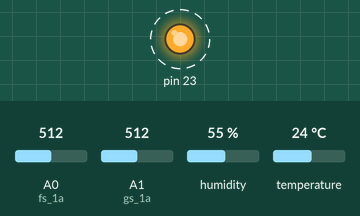
Simulated run of this sketch. Board: Arduino Mega 2560, built with avr-gcc and run on an emulated ATmega2560. Parts: output pins drawn as LEDs (lit = HIGH). Dashed ring = blinking. Inputs (shaded band) come from the test bench; at power-on: A1 (gs_1a) = 512, A0 (fs_1a) = 512, humidity 55 %, temperature 24 °C. Random numbers use the default seed unless the sketch sets one; what the sketch prints to the serial monitor is not drawn.

Above: at 1.2 s.
1.3 s: A1 (gs_1a) set to 637
7.6 s: A1 (gs_1a) set to 669
11.1 s: A0 (fs_1a) set to 109
17.4 s: A0 (fs_1a) set to 95
Timing chart, 0 to 22.0 s (numbered marks = the images above; inputs shaded):
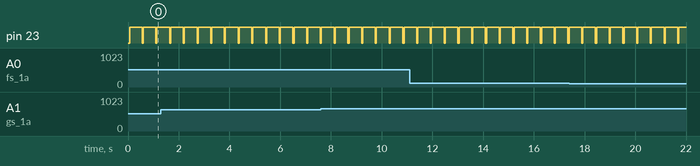

The sketch:

node_latest.ino
```cpp
//libraries
#include "DHT.h"

//pin definitions
#define DHTPIN 22        // Pin where the DHT22 data pin is connected
#define DHTTYPE DHT22   // Define sensor type


DHT dht(DHTPIN, DHTTYPE);
int fs_1a = A0; //fs_1 = flame sensor of node 1 analog pin
int gs_1a = A1; //gs_1 = gas sensor of node 1 analog pin


//value initialization
int gs_1a_val = 0;
int fs_1a_val = 0;

//backup
long randTemp;
long randHum;

void setup()
{
  Serial.begin(9600);

  //pin definition
  pinMode(DHTPIN, INPUT_PULLUP);
  pinMode(23, OUTPUT);

  dht.begin();
  Serial.println("DHT22 Sensor Reading...");
  randomSeed(analogRead(0));

}
void loop()
{
  digitalWrite(23, LOW);
  fs_1a_val = analogRead(fs_1a); //reading flame sensor value
  gs_1a_val = analogRead(gs_1a); // reading gas sensor value
  randTemp = random(25,30);
  long temp1 = randTemp;
  randHum = random(30, 32);
  long humid1 = randHum;


  // delay(5000); // DHT22 needs ~2 seconds delay between readings

  float humidity = dht.readHumidity();
  float temperature = dht.readTemperature(); // Celsius
  float temperatureF = dht.readTemperature(true); // Fahrenheit

  //Testing purpose: the flame sensor r gas sensor is giving output though it is not connected. need to fex this !!!

  // Check if reading failed
  /*
  if (isnan(humidity) || isnan(temperature) || isnan(fs_1a_val) || isnan(gs_1a_val)) {
    Serial.println("Failed to read from DHT22 sensor!");
    return;
  }
  */

  Serial.print("Flame sensor value:" );
  Serial.println(fs_1a_val);

  Serial.print("Gas sensor value:" );
  Serial.println(gs_1a_val);

  Serial.print("Humidity: ");
  Serial.print(humid1);
  Serial.print(" %\t");

  Serial.print(" | Temperature: ");
  Serial.print(temp1);
  Serial.println(" °C  |  ");

  //sending feedback
  if((humid1<=35) && (temp1<=30) && (fs_1a_val>=1015) && (gs_1a_val<=320)){
    Serial.println("No risk! Everything is Fine!");
    digitalWrite(23, LOW);
    delay(500);
  }
  else if((humid1>35 && temp1>30) || (fs_1a_val>=800 && fs_1a_val<=950) || (gs_1a_val>650 && gs_1a_val <= 750)){
      Serial.println("Medium Risk!");
      digitalWrite(23, HIGH);
      delay(500);
  }
  else if((humid1>35 && temp1>30) || (fs_1a_val<750) || (gs_1a_val>800)){
    Serial.println("High Risk!");
    digitalWrite(23, HIGH);
    delay(500);
  }
}
```

Measured:
- by itself, pin 23: alternates HIGH for 0.50 s and LOW for 0.04 s
